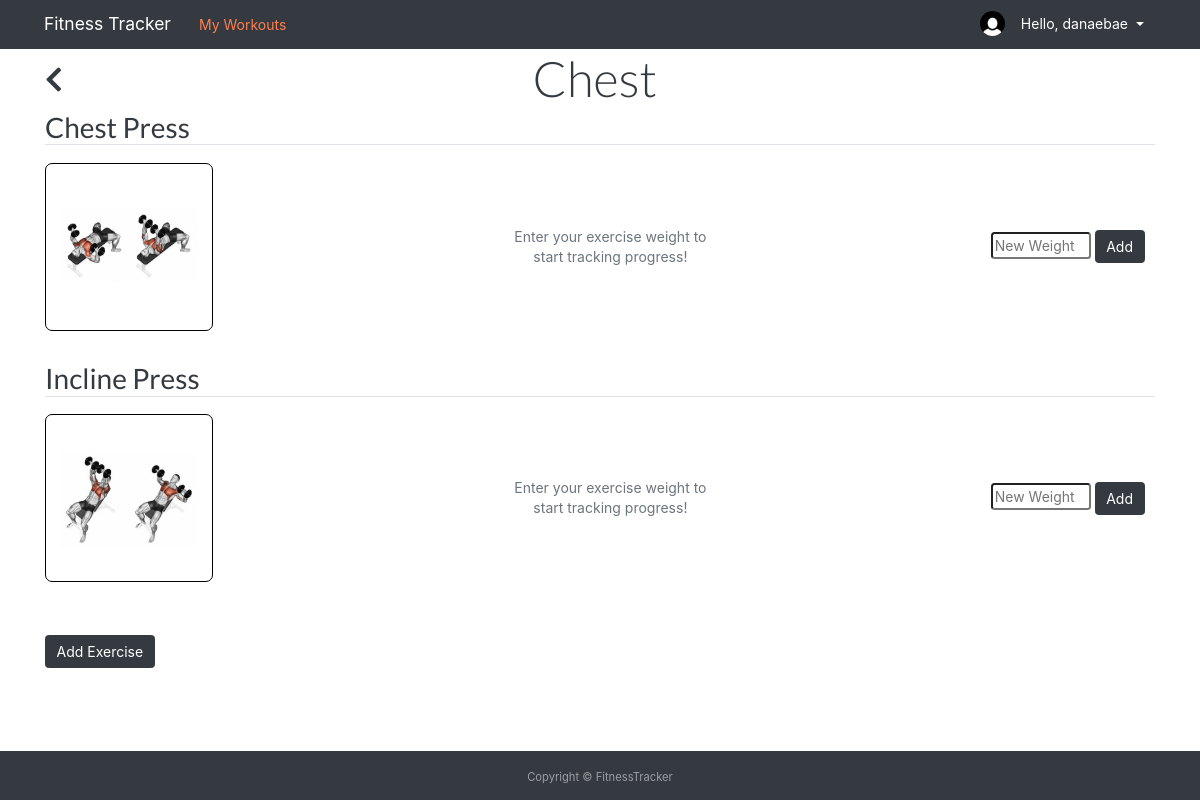
/workout/16/ (signed in), run on the app's committed database.
### users/models.py (models this page shows, shortened)
class Profile(models.Model):
    user = models.OneToOneField(User, on_delete=models.CASCADE)
    image = models.ImageField(default='default.jpg', upload_to='profile_pics')

### workouts/models.py (models this page shows)
class Workout(models.Model):
    workout_name = models.CharField(max_length=100)
    user = models.ForeignKey(User, on_delete=models.CASCADE)
    def __str__(self):
        return self.workout_name
    @property
    def exercise(self):
        return self.workout.all()

class Exercise(models.Model):
    workout = models.ForeignKey(Workout, on_delete=models.CASCADE, related_name='workout')
    exercise_name = models.CharField(max_length=100)
    image = models.ImageField(default='exercise.jpg', upload_to='exercise_pics')
    def __str__(self):
        return self.exercise_name
    @property
    def weight(self):
        return self.exercise.all()

### workouts/views.py (the view, shortened to what this page needs)
# urls.py: path('workout/<int:workout_id>/', views.workout, name='workouts_workout'),
@login_required
def workout(request, workout_id):
    workouts_all = WorkoutData.objects.all()
    exercise_all = ExerciseData.objects.all()
    workout_main = Workout.objects.get(id=workout_id)
    form = WeightForm()
    form = ExerciseForm()
    context = {
        'workout': workout_main,
        'exercises': exercise_all,
        'workouts_all': workouts_all,
        'exercises': exercise_all,
    }
    return render(request, 'workouts/workout.html', context)

### workouts/models.py (called while the page is built)
    def __str__(self):
        return self.name

### workouts/templates/workouts/workout.html (shortened to what this page needs)
{% extends 'workouts/base.html' %}
{% block content %}
<div class="workout-titlebox">
    <a class="text-decoration-none" href="{% url 'workouts_home' %}"><h2 class="big-link"><i class="fas fa-chevron-left"></i></h2></a>
    <div class="workout-title">
        <h1 class="display-4">{{ workout.workout_name }}</h1>
    </div>
</div>
    {% for exercise in workout.exercise %}
        <div id="replace-section{{ exercise.id }}">
            <a href="{% url 'workouts_exercise' exercise.id %}"><h2 id="{{ exercise.exercise_name }}" class="big-link">{{ exercise.exercise_name }}</h2></a>
            <table class="table">
                <tr>
                    <td class="pl-0">
                        <a href="{% url 'workouts_exercise' exercise.id %}">
                            <div class="workout-box">
                                <br>
                                <img class="workout-image ml-0" src="/media/exercise_pics/{{ exercise }}.jpg" alt="">
                            </div>
                        </a>
                    </td>
                    {% if exercise.weight %}
                    {% for weight in exercise.weight|dictsortreversed:"date_posted"|slice:"3" reversed %}
                    <td class="table-data text-center">
                        <h3>Workout {{ weight.code }}</h3>
                        <h5>{{ weight.weight }} lbs</h5>
                        <p>{{ weight.date_posted|date:'M d' }}</p>
                    </td>
                    {% endfor %}
                    {% else %}
                    <td>
                        <p class="text-muted text-center">Enter your exercise weight to<br> start tracking progress!</p>
                    </td>
                    {% endif %}
                    <td class="table-button">
                        <form class="weight-form" action="/weight/add/{{ exercise.id }}" data-weightId="{{ exercise.id }}" method="POST">
                            <input class="input-form rounded" id="weight" type="text" name="weight" placeholder="New Weight">
                            <button type="submit" class="btn btn-dark" name="btnform1">Add</button>
                        </form>
                    </td>
                    <br>
                </tr>
            </table>
        </div>
    {% endfor %}
    <br>
    <button type="button" class="btn btn-dark mb-5" data-toggle="modal" data-target="#{{ workout }}Modal">
        Add Exercise
    </button>
    <br>
{% endblock content %}

### workouts/templates/workouts/base.html (shortened to what this page needs)
{% load static %}
<!DOCTYPE html>
<html lang="en">
<head>
    <link rel="stylesheet" type='text/css' href="https://cdnjs.cloudflare.com/ajax/libs/semantic-ui/2.2.14/semantic.min.css">
    <link rel="stylesheet" href="https://cdnjs.cloudflare.com/ajax/libs/Chart.js/2.8.0/Chart.min.css" />
    <link rel="stylesheet" href="https://stackpath.bootstrapcdn.com/bootstrap/4.5.0/css/bootstrap.min.css">
    <link rel="stylesheet" href="{% static 'workouts/main.css' %}">
    <link rel="stylesheet" href="https://use.fontawesome.com/releases/v5.7.0/css/all.css">
</head>
<body>
    <header class="site-header">
        <div>
            <nav class="nav navbar-dark bg-dark py-2">
                <div class="container nav">
                <a class="navbar-brand" href="{% url 'workouts_home' %}">Fitness Tracker</a>
                <a class="nav-link" href="{% url 'workouts_home' %}">My Workouts</a>
                <div class="dropdown ml-auto">
                  {% if user.is_authenticated %}
                  <img class="rounded-circle account-img" src="{{ user.profile.image.url }}" alt="">
                  <button class="btn btn-dark dropdown-toggle" type="button" id="dropdownMenu2" data-toggle="dropdown" aria-haspopup="true" aria-expanded="false">
                    Hello, {{ user.username }}
                  </button>
                  {% endif %}
                </div>
                </div>
            </nav>
        </div>
    </header>
    <main>
      <div class="container">
      {% block content %}{% endblock %}
      </div>
    </main>
    <footer id="sticky-footer" class="footer py-3 bg-dark text-white-50">
      <div class="container text-center">
        <small>Copyright &copy; FitnessTracker</small>
      </div>
    </footer>
  </body>
</html>

### workouts/static/workouts/main.css (style rules this page uses)
a { color: black ; }
body main { min-height: calc(100vh - 7rem); }
.nav-link { color: coral; display: inline-block; }
.navbar-brand { margin-left: 1rem; }
h1, h2, h3, h4, h5, h6 { color: rgb(52, 58, 64); }
a .big-link { display: inline-block; }
.input-form { width: 100px; }
td { min-width: 7rem; }
.workout-titlebox { display: inline-block; width: 100%; text-align: center; }
.workout-title { display: inline-block; margin-right: 28px; }
.workout-titlebox a { display: block; float: left; padding: 1rem 0rem; }
.account-img { height: 25px; width: 25px; }
.table td, .table th { vertical-align: middle; }
.table-button { text-align: right; }
.workout-image { max-width: 100%; max-height: 100%; vertical-align: middle; }
.workout-box { border: 1px solid; border-radius: 0.5rem; margin: 0.5rem 0rem; margin-right: 0.5rem; padding: 1rem; height: 12rem; width: 12rem; text-align: center; display: inline-block; vertical-align: middle; }
.workout-box .workout-image { position: relative; top: 25%; transform: translateY(-35%); }

### data on the page
Workout: workout_name "Chest"
Exercise: exercise_name "Chest Press", exercise_name (picture), shows "Enter your exercise weight to"
Exercise: exercise_name "Incline Press", exercise_name (picture), shows "Enter your exercise weight to"

### other printed values
{{ user.username }} "danaebae"
